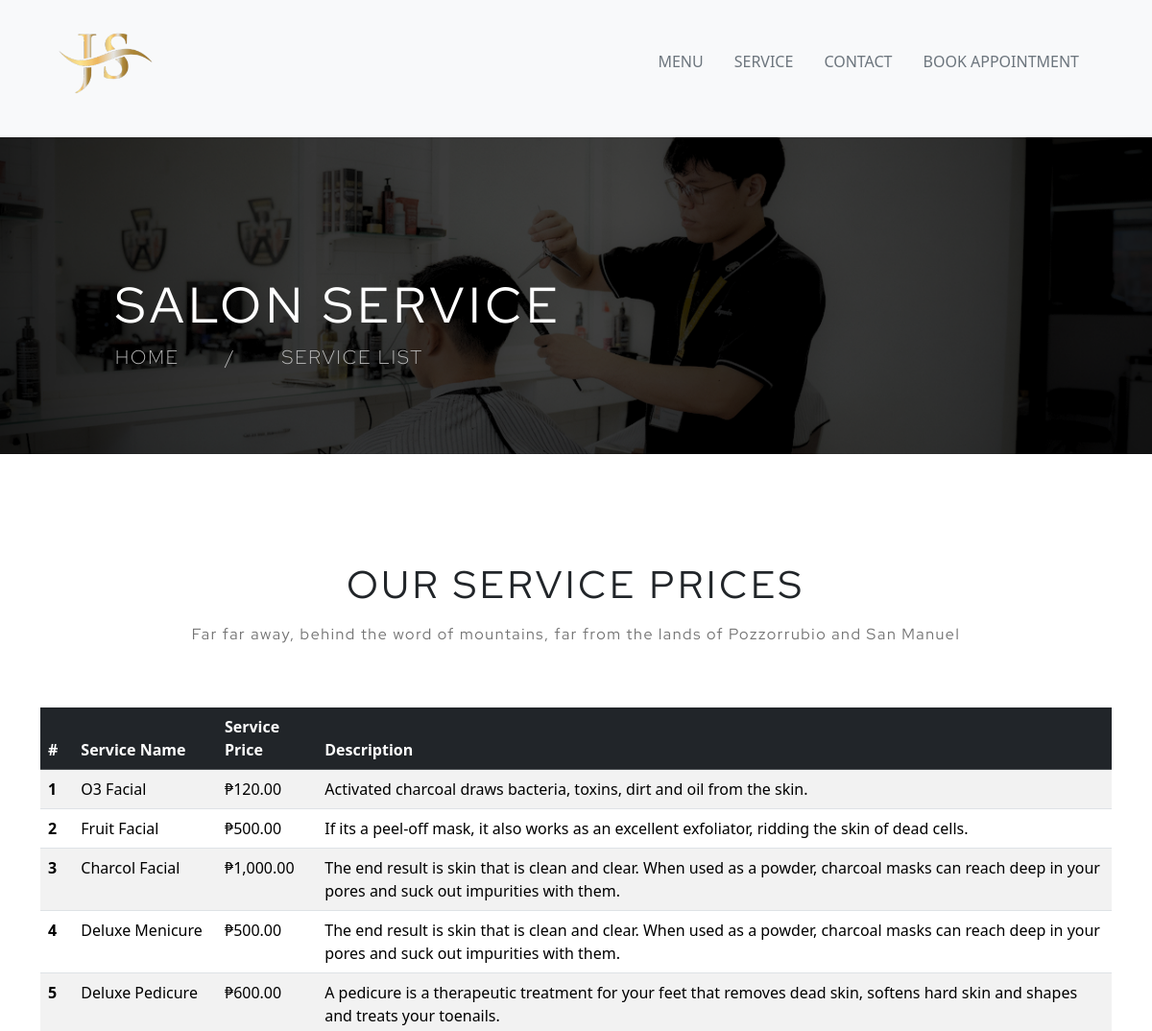
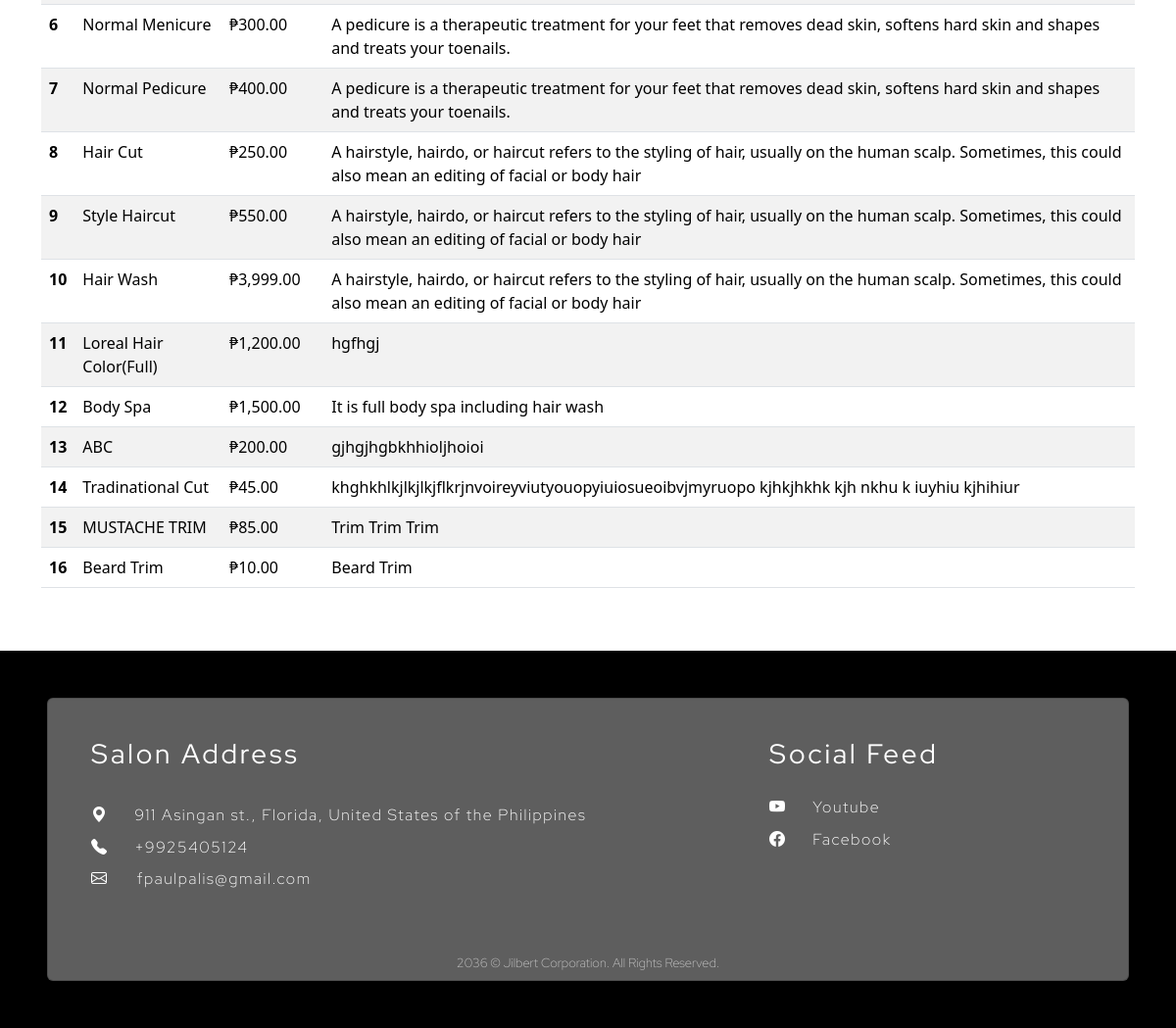
The app's page /service.php with its own data (2 pictures, top to bottom).
### tables this page shows
CREATE TABLE `tblservices` (
  `ID` int(10) NOT NULL,
  `ServiceName` varchar(200) DEFAULT NULL,
  `Description` mediumtext DEFAULT NULL,
  `Cost` int(10) DEFAULT NULL,
  `CreationDate` timestamp NULL DEFAULT current_timestamp()
);

### service.php (the view, shortened to what this page needs)
<?php
if(file_exists('../includes/dbconnection.php')) {
    include('includes/dbconnection.php');
} else {
    try {
        $dbh = new PDO("mysql:host=localhost;dbname=jilbertsalon", "root", "");
        $dbh->setAttribute(PDO::ATTR_ERRMODE, PDO::ERRMODE_EXCEPTION);
    } catch(PDOException $e) {
        die("Database connection failed: " . $e->getMessage());
    }
}
?>
<!DOCTYPE html>
<html lang="en">
<head>
    <link href="https://cdn.jsdelivr.net/npm/bootstrap@5.3.8/dist/css/bootstrap.min.css" rel="stylesheet"
>
    <link rel="stylesheet" href="https://cdn.jsdelivr.net/npm/bootstrap-icons@1.10.3/font/bootstrap-icons.css">
    <link rel="stylesheet" href="/Jilbert-Salon/index.css">
</head>
<body>
    <?php include 'navs/topnavbar.php'; ?>
    <div id="carousel" class="carousel slide page-banner" data-ride="carousel">
        <div class="carousel-inner">
            <div class="carousel-item active">
                <img class="d-block w-100" src="res/jilbertbg2.png" alt="First slide">
                <div class="carousel-caption ">
                    <div class="translate-middle">
                        <h1 class=" red-hat-display-head text-capitalize">SALON SERVICE</h1>
                        <div class="title-footer d-flex red-hat-display-font">
                            <p class="md text-uppercase"> HOME
                            <p class="mx-5">/</p>SERVICE LIST</p>
                        </div>
                    </div>
                </div>
            </div>
        </div>
    </div>
    <div class="container-fluid container-md align-items-center my-5">
        <div class="row mb-5 text-center">
            <p class="display-6  red-hat-display-title">OUR SERVICE PRICES</p>
            <p class="red-hat-display-dim">Far far away, behind the word of mountains, far from the lands of Pozzorrubio
                and San Manuel </p>
        </div>
        <div class="row">
            <div class="table-responsive">
                <table class="table table-striped table-hover">
                    <thead class="table-dark">
                        <tr>
                            <th scope="col">#</th>
                            <th scope="col">Service Name</th>
                            <th scope="col">Service Price</th>
                            <th scope="col">Description</th>
                        </tr>
                    </thead>
                    <tbody>
                        <?php
                        try {
                            $sql = "SELECT * FROM tblservices ORDER BY ID ASC";
                            $query = $dbh->prepare($sql);
                            $query->execute();
                            $results = $query->fetchAll(PDO::FETCH_OBJ);
                            $cnt = 1;
                            if($query->rowCount() > 0) {
                                foreach($results as $row) {
                            ?>
                            <tr>
                                <th scope="row"><?php echo htmlentities($cnt); ?></th>
                                <td><?php echo htmlentities($row->ServiceName); ?></td>
                                <td>₱<?php echo htmlentities(number_format($row->Cost, 2)); ?></td>
                                <td><?php echo htmlentities($row->Description); ?></td>
                            </tr>
                            <?php
                                $cnt++;
                                }
                            }
                        } catch(PDOException $e) {
                            ?>
                            <tr>
                                <td colspan="4" class="text-center text-danger">
                                    <em>Error fetching services: <?php echo $e->getMessage(); ?></em>
                                </td>
                            </tr>
                            <?php
                        }
                        ?>
                    </tbody>
                </table>
            </div>
        </div>
    </div>
    <?php include 'navs/footer.php'; ?>
</body>
</html>

### navs/topnavbar.php (shortened to what this page needs)
<nav class="navbar bg-body-tertiary sticky-top">
  <div class="container-fluid ">
    <a class="navbar-brand ms-5" href="#">
      <img src="res/jilbertlogo.png" alt="Logo" class="brand d-inline-block align-text-top">
    </a>
    <ul class="nav justify-content-end me-5 no-overflow">
      <li class="nav-item">
        <a class="nav-link link-secondary link-offset-2 link-underline-opacity-25 link-underline-opacity-1http://localhost/Jilbert-Salon/index.php#00-hover"
          aria-current="page" href="index.php">MENU</a>
      </li>
      <li class="nav-item">
        <a class="nav-link link-secondary link-offset-2 link-underline-opacity-25 link-underline-opacity-100-hover"
          href="service.php">SERVICE</a>
      </li>
      <li class="nav-item">
        <a class="nav-link link-secondary link-offset-2 link-underline-opacity-25 link-underline-opacity-100-hover"
          href="contact.php">CONTACT</a>
      </li>
      <li class="nav-item">
        <a class="nav-link link-secondary link-offset-2 link-underline-opacity-25 link-underline-opacity-100-hover"
          href="appointment.php">BOOK APPOINTMENT</a>
      </li>
    </ul>
  </div>
</nav>
<nav class="navbar bg-body-tertiary navbar-expand-lg ">
</nav>

### navs/footer.php
<footer class="text-center text-lg-start text-white" style="background-color: #000000ff">
    <div class="container-xxl p-5">
        <div class="card footer p-4 pb-0">
            <div class="row row-mb-12 mx-2 mb-3 mt-3 footerrow">
                <div class="col-lg-8">
                    <div class="row mb-4">
                        <h3 class="red-hat-display-title ">Salon Address</h3>
                    </div>
                    <div class=" mb-2">
                        <i class="bi bi-geo-alt-fill me-4"></i>
                        <span class="red-hat-display-default">911 Asingan
                            st., Florida, United States of the Philippines</span>
                    </div>
                    <div class="mb-2">
                        <i class="bi bi-telephone-fill me-4"></i>
                        <span class="red-hat-display-default">+9925405124</span>
                    </div>
                    <div class="red-hat-display-default mb-5">
                        <i class="bi bi-envelope me-4"></i>
                        <span class="red-hat-display-default ">fpaulpalis@gmail.com</span>
                    </div>
                </div>
                <div class="col-lg-4">
                    <div class="mb-4">
                        <h3 class="red-hat-display-title">Social Feed</h3>
                    </div>
                    <div class="mb-2">
                        <i class="bi bi-youtube me-4"></i>
                        <span class="red-hat-display-default ">Youtube</span>
                    </div>
                    <div class="mb-5">
                        <i class="bi bi-facebook me-4"></i>
                        <span class="red-hat-display-default">Facebook</span>
                    </div>
                </div>
            </div>
            <div class="container text-center mb-2 red-hat-display-dim-footer">
                2036 © Jilbert Corporation. All Rights Reserved. </div>
        </div>
</footer>

### index.css (style rules this page uses)
:root { font-family: "Red Hat Display", sans-serif; font-optical-sizing: auto; font-weight: 200; font-style: normal; }
.carousel { overflow: hidden; padding-bottom: 4rem; }
.carousel-inner { overflow: visible; }
.carousel-caption { top: 55%; margin-left: 10%; left: 25%; text-align: start; }
.red-hat-display-head { font-family: "Red Hat Display", sans-serif; font-optical-sizing: auto; font-weight: 400; font-size: 52px; font-style: normal; letter-spacing: 0.1em; color: white; }
.red-hat-display-head { font-family: "Red Hat Display", sans-serif; font-optical-sizing: auto; font-weight: 400; font-size: 52px; font-style: normal; letter-spacing: 0.1em; }
.red-hat-display-font { font-family: "Red Hat Display", sans-serif; font-optical-sizing: auto; font-weight: 200; font-style: normal; font-size: 20px; margin-top: 2px; color: #c0c0c0; letter-spacing: 0.1em; }
.red-hat-display-title { font-family: "Red Hat Display", sans-serif; font-optical-sizing: auto; font-weight: 400; font-style: normal; letter-spacing: 0.1em; }
.red-hat-display-default { font-family: "Red Hat Display", sans-serif; font-optical-sizing: auto; font-weight: 200; font-style: normal; letter-spacing: 0.1em; }
.red-hat-display-dim { font-family: "Red Hat Display", sans-serif; font-optical-sizing: auto; font-weight: 400; font-style: normal; letter-spacing: 0.1em; color: #747474; }
.red-hat-display-dim-footer { font-family: "Red Hat Display", sans-serif; font-optical-sizing: auto; font-weight: 200; font-style: normal; font-size: 13px; color: #c0c0c0; }
.footer { background-color: #5E5E5E; color: white; }
a { text-decoration: none; }
.brand { width: 100px; height: 100px; }

### records on screen
tblservices: ServiceName "O3 Facial", Cost "120.00", Description "Activated charcoal draws bacteria, toxins, dirt and oil from the skin."
tblservices: ServiceName "Fruit Facial", Cost "500.00", Description "If its a peel-off mask, it also works as an excellent exfoliator, ridding the skin of dead cells."
tblservices: ServiceName "Charcol Facial", Cost "1,000.00", Description "The end result is skin that is clean and clear. When used as a powder, charcoal masks can reach deep in your pores and suck out impurities with them."
tblservices: ServiceName "Deluxe Menicure", Cost "500.00", Description "The end result is skin that is clean and clear. When used as a powder, charcoal masks can reach deep in your pores and suck out impurities with them."
tblservices: ServiceName "Deluxe Pedicure", Cost "600.00", Description "A pedicure is a therapeutic treatment for your feet that removes dead skin, softens hard skin and shapes and treats your toenails."
tblservices: ServiceName "Normal Menicure", Cost "300.00", Description "A pedicure is a therapeutic treatment for your feet that removes dead skin, softens hard skin and shapes and treats your toenails."
tblservices: ServiceName "Normal Pedicure", Cost "400.00", Description "A pedicure is a therapeutic treatment for your feet that removes dead skin, softens hard skin and shapes and treats your toenails."
tblservices: ServiceName "Hair Cut", Cost "250.00", Description "A hairstyle, hairdo, or haircut refers to the styling of hair, usually on the human scalp. Sometimes, this could also mean an editing of facial or body hair"
tblservices: ServiceName "Style Haircut", Cost "550.00", Description "A hairstyle, hairdo, or haircut refers to the styling of hair, usually on the human scalp. Sometimes, this could also mean an editing of facial or body hair"
tblservices: ServiceName "Hair Wash", Cost "3,999.00", Description "A hairstyle, hairdo, or haircut refers to the styling of hair, usually on the human scalp. Sometimes, this could also mean an editing of facial or body hair"
tblservices: ServiceName "Loreal Hair Color(Full)", Cost "1,200.00", Description "hgfhgj"
tblservices: ServiceName "Body Spa", Cost "1,500.00", Description "It is full body spa including hair wash"
tblservices: ServiceName "ABC", Cost "200.00", Description "gjhgjhgbkhhioljhoioi"
tblservices: ServiceName "Tradinational Cut", Cost "45.00", Description "khghkhlkjlkjlkjflkrjnvoireyviutyouopyiuiosueoibvjmyruopo kjhkjhkhk kjh nkhu k iuyhiu kjhihiur"
tblservices: ServiceName "MUSTACHE TRIM", Cost "85.00", Description "Trim Trim Trim"
tblservices: ServiceName "Beard Trim", Cost "10.00", Description "Beard Trim"
